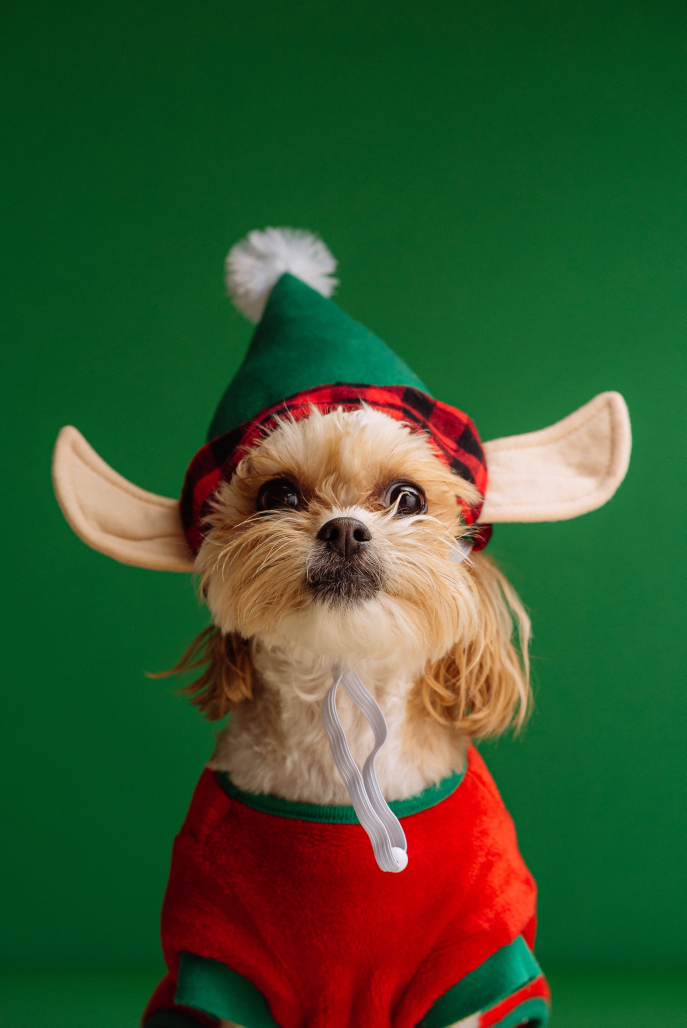
#> input picture 3COURSE/1SEM/cv/checkpoint/1.jpg, 2745 x 4110 px (shown at 1/4 size)
$ jupyter execute task.ipynb   (shell and % lines are left out)
#> lines starting #> are read from the running program, lines starting #| are printed output that depends on the picture
[cell 1]
import cv2
import numpy as np
from matplotlib import pyplot as plt
import matplotlib.image as mpimg
import matplotlib as mpl
from PIL import Image
mpl.rcParams['figure.dpi'] = 200

[cell 2]
img = cv2.imread(r'1.jpg')
#> img is the input picture: shape (4110, 2745, 3); mean B, G, R 48.2, 86.3, 56.6
rgb_img = cv2.cvtColor(img, cv2.COLOR_BGR2RGB)
plt.imshow(rgb_img)

[cell 3]
height, width, channels = rgb_img.shape
#> height = 4110; width = 2745; channels = 3
x = width/height
#> x = 0.668
resized_width = 1372
new_size = (resized_width, int(resized_width/x))
#> new_size = (1372, 2054)
resized_img = cv2.resize(rgb_img, new_size, interpolation=cv2.INTER_AREA)
plt.imshow(resized_img)
print(f'x {x:.3f}')
#| x 0.668
print(f'resized height {new_size[1]}')
#| resized height 2054

[cell 4]
hist = plt.hist(resized_img.ravel(),256,color='orange',alpha=0.5,density=True)
r_hist = plt.hist(resized_img[:, : , 0].ravel(), bins = 256, color = 'red', alpha = 0.5, density = True)
g_hist = plt.hist(resized_img[:, :, 1].ravel(), bins = 256, color = 'green', alpha = 0.5, density = True)
b_hist = plt.hist(resized_img[:, :, 2].ravel(), bins = 256, color = 'blue', alpha = 0.5, density = True)
plt.xlabel = 'intensity'
plt.ylabel = 'frequency'
plt.show()
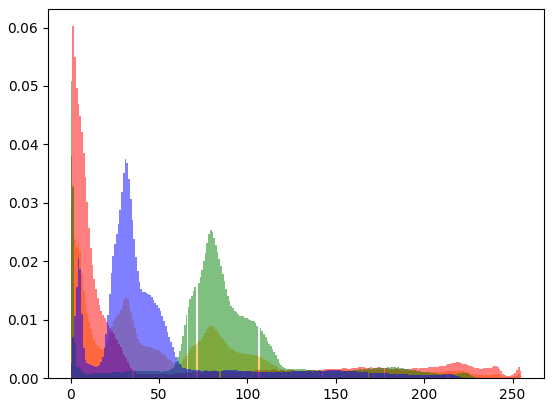
#> figure drawn by matplotlib, 1 panel; tallest bar 0.033 high, from x = 0.996 to 1.99; tallest bar 0.0602 high, from x = 0.996 to 1.99; tallest bar 0.0508 high, from x = 0 to 0.973

[cell 5]
r_density, g_density, b_density = 0, 0, 0
for i in range(0, len(r_hist[0])):
  if r_hist[0][i] > r_density:
    r_density = r_hist[0][i]
  if g_hist[0][i] > g_density:
    g_density = g_hist[0][i]
  if b_hist[0][i] > b_density:
    b_density = b_hist[0][i]
#> this loop made 256 passes
#> (r_density, g_density, b_density) on pass 1: (0.038, 0.0508, 0.00256)
#> (r_density, b_density) on pass 2: (0.0602, 0.00696)
#> after the loop, b_density = 0.0375; g_density = 0.0508; r_density = 0.0602

print(f'max density {max(r_density, g_density, b_density):.4f}')
#| max density 0.0602

[cell 6]
rgb_img_norm = resized_img
rgb_img_norm[:, :, 0] = (rgb_img_norm[:, :, 0] - np.min(rgb_img_norm[:, :, 0])) / (np.max(rgb_img_norm[:, :, 0]) - np.min(rgb_img_norm[:, :, 0])) * 255
rgb_img_norm[:, :, 1] = (rgb_img_norm[:, :, 1] - np.min(rgb_img_norm[:, :, 1])) / (np.max(rgb_img_norm[:, :, 1]) - np.min(rgb_img_norm[:, :, 1])) * 255
rgb_img_norm[:, :, 2] = (rgb_img_norm[:, :, 2] - np.min(rgb_img_norm[:, :, 2])) / (np.max(rgb_img_norm[:, :, 2]) - np.min(rgb_img_norm[:, :, 2])) * 255
#> rgb_img_norm: shape (2054, 1372, 3); mean R, G, B 56.6, 87.9, 48.2
plt.imshow(rgb_img_norm)
plt.show
x = 1032
y = 678
print(f'intesity {rgb_img_norm[x,y]}')
#| intesity [222 216 206]

[cell 7]
img = rgb_img_norm
gray_img = cv2.cvtColor(img, cv2.COLOR_RGB2GRAY)
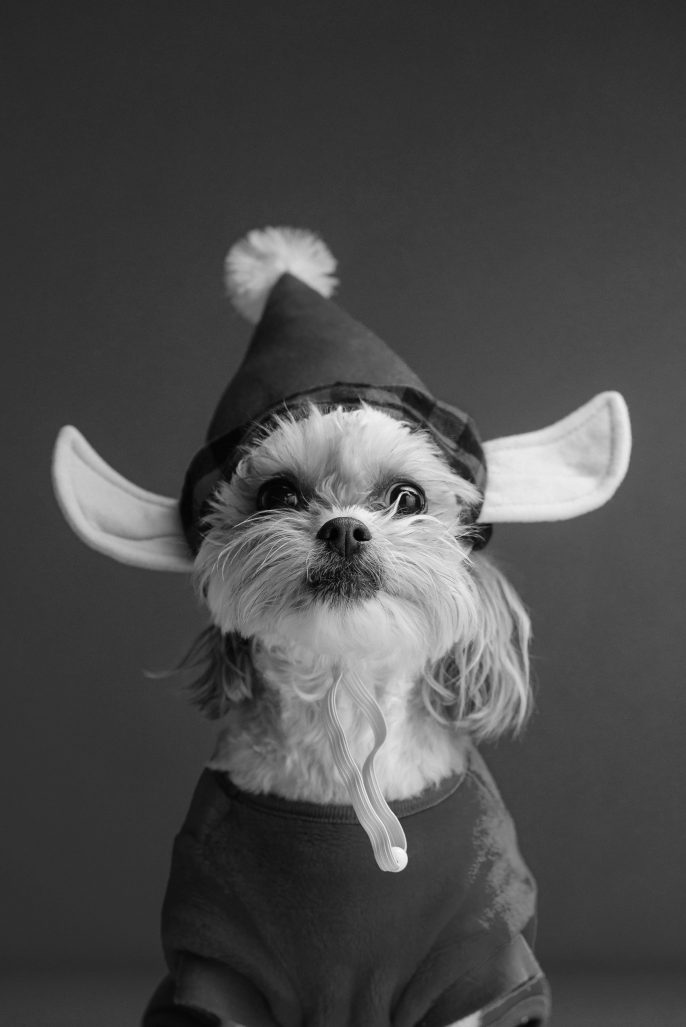
#> gray_img: shape (2054, 1372) (shown at 1/2 size); min 1, max 253, mean 74
plt.imshow(gray_img, cmap = 'gray')
plt.show

[cell 8]
import pywt
c = pywt.dwt2(gray_img, 'haar')
cA, (cH, cV, cD) = c
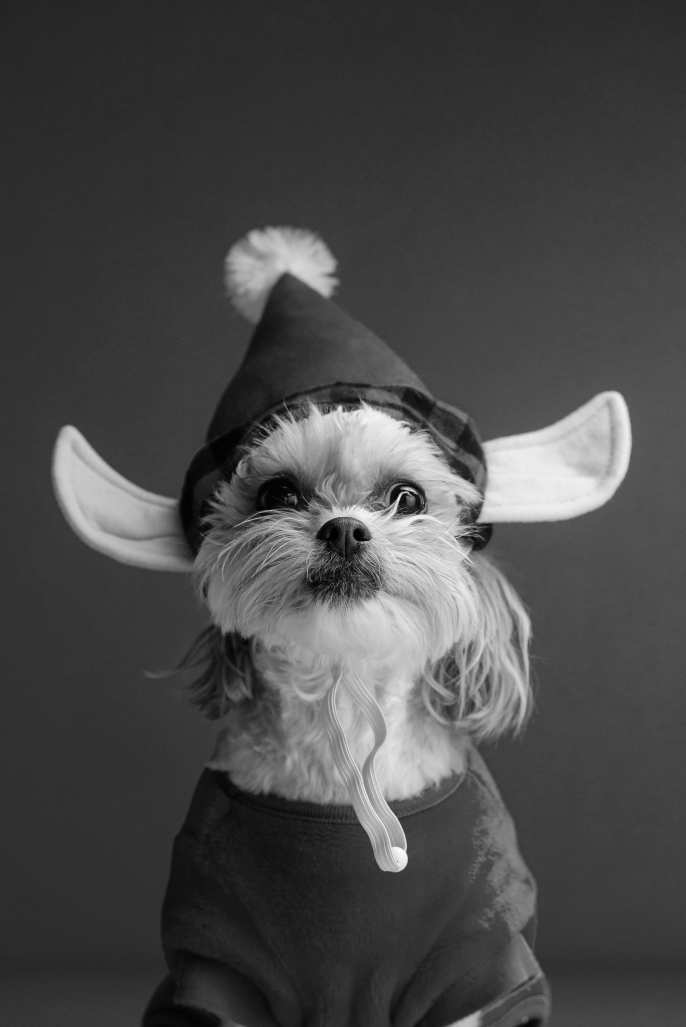
#> cA: shape (1027, 686) float64; min 4, max 502, mean 148; drawn with min black and max white
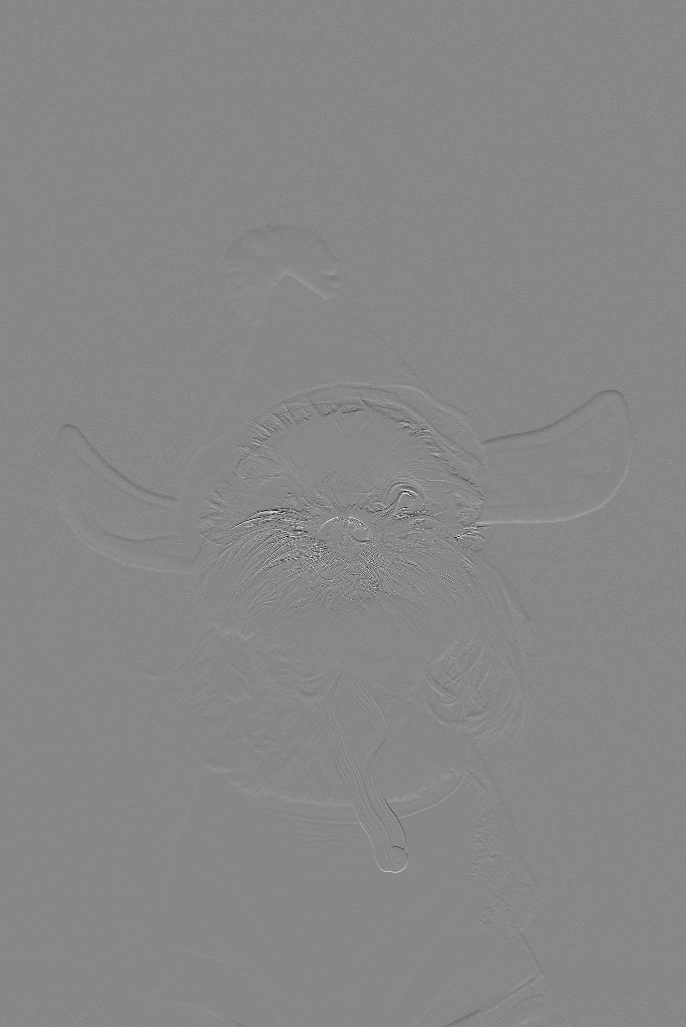
#> cH: shape (1027, 686) float64; min -129, max 113, mean 0; drawn with min black and max white
titles = ['cA', 'cH', 'cV', 'cD']
res = plt.figure(figsize=(20, 4))
for i, a in enumerate([cA, cH, cV, cD]):
    ax = res.add_subplot(1, 4, i + 1)
    ax.imshow(a, interpolation = 'nearest', cmap = 'gray')
    ax.set_title(titles[i], fontsize = 20)
#> this loop made 4 passes
res.tight_layout()
plt.show

[cell 9]
c1 = pywt.dwt2(cA, 'haar')
cA1, (cH1, cV1, cD1) = c1
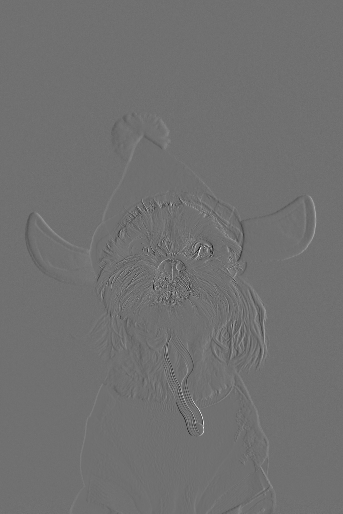
#> cV1: shape (514, 343) float64; min -215.5, max 271.8, mean -0.1; drawn with min black and max white

[cell 10]
threshold = 120
h1 = cA1.shape[0]
#> h1 = 514
for i in range(h1):
      c1[0][i][np.abs(c1[0][i])<threshold] = 0.0
      for j in range(len(c1[1])):
         c1[1][j][i][np.abs(c1[1][j][i])<threshold] = 0.0
print((sum(sum(sum(c1[1][m][n] == 0) for n in range(h1)) for m in range(len(c1[1])))) + sum(sum(c1[0][m] == 0) for m in range(h1)))
#| 536805
